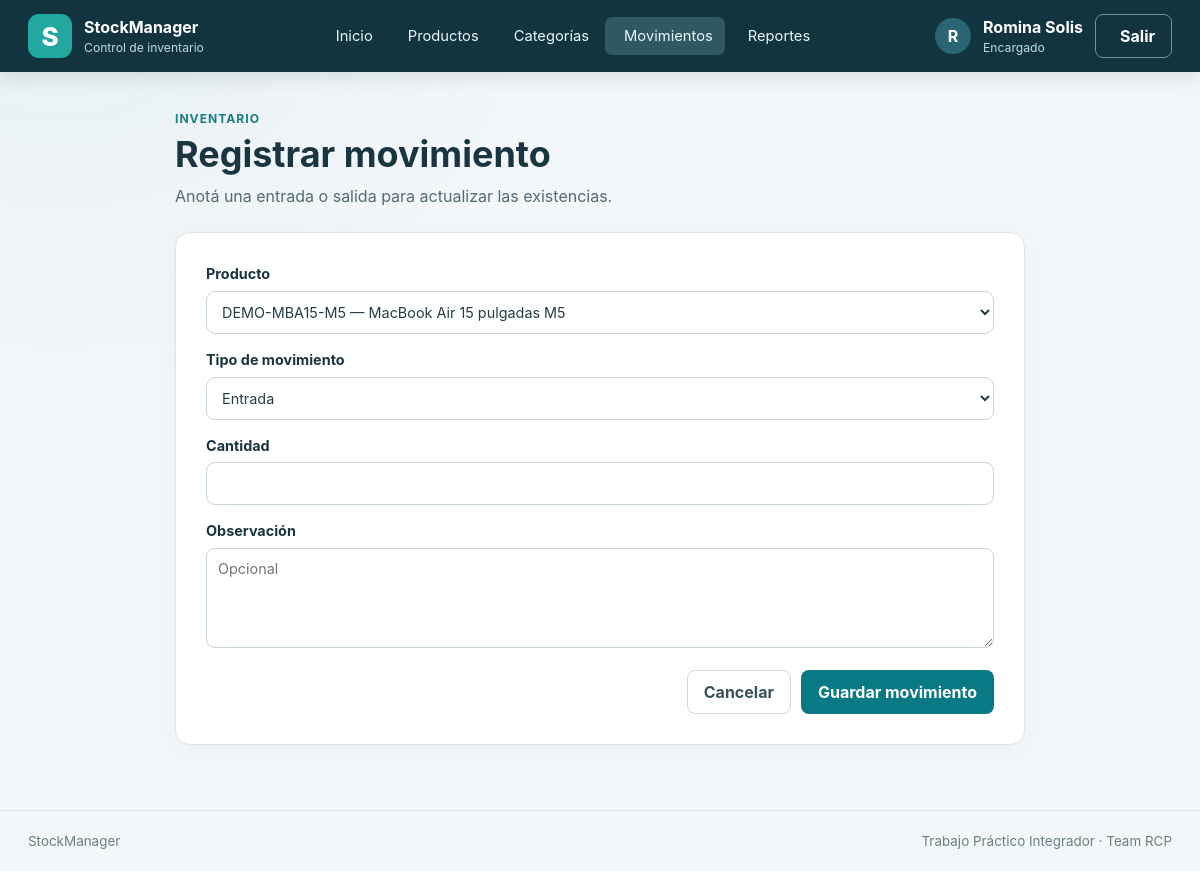
The app's page /movimientos/nuevo (signed in) with its own data.
### app/models.py (models this page shows)
class Usuario(db.Model):
    __tablename__ = "usuarios"
    __table_args__ = (
        db.Index(
            "idx_usuarios_correo_google",
            "correo_google",
            unique=True,
            sqlite_where=db.text("correo_google IS NOT NULL"),
        ),
        db.Index(
            "idx_usuarios_google_sub",
            "google_sub",
            unique=True,
            sqlite_where=db.text("google_sub IS NOT NULL"),
        ),
    )
    id = db.Column(db.Integer, primary_key=True)
    nombre = db.Column(db.Text, nullable=False)
    usuario = db.Column(db.Text, nullable=False, unique=True)
    password_hash = db.Column(db.Text, nullable=False)
    correo_google = db.Column(db.Text(collation="NOCASE"))
    google_sub = db.Column(db.Text)
    rol_id = db.Column(db.Integer, db.ForeignKey("roles.id", ondelete="RESTRICT"), nullable=False)
    activo = db.Column(db.Integer, nullable=False, default=1)
    creado_en = db.Column(db.Text, nullable=False, server_default=db.text("(strftime('%Y-%m-%dT%H:%M:%fZ', 'now'))"))
    rol = db.relationship("Rol")

class Rol(db.Model):
    __tablename__ = "roles"
    id = db.Column(db.Integer, primary_key=True)
    nombre = db.Column(db.Text, nullable=False, unique=True)
    descripcion = db.Column(db.Text, nullable=False)

### app/movimientos/routes.py (the view, shortened to what this page needs)
@bp.route("/nuevo", methods=["GET", "POST"])
@administrador_o_encargado_requerido
def nuevo():
    productos = db.session.scalars(select(Producto).where(Producto.activo == 1).order_by(Producto.nombre)).all()
    return render_template("movimientos/formulario.html", productos=productos)

### app/security.py (called while the page is built)
def csrf_token() -> str:
    if "csrf_token" not in session:
        session["csrf_token"] = secrets.token_urlsafe(32)
    return session["csrf_token"]

def validar_csrf() -> None:
    if request.method in {"POST", "PUT", "PATCH", "DELETE"}:
        actual = session.get("csrf_token", "")
        recibido = request.form.get("csrf_token", "")
        if not actual or not recibido or not hmac.compare_digest(actual, recibido):
            abort(400, description="Token CSRF inválido. Volvé a cargar el formulario.")

def login_requerido(func):
    @wraps(func)
    def wrapper(*args, **kwargs):
        if g.usuario is None:
            return redirect(url_for("auth.login"))
        return func(*args, **kwargs)
    return wrapper

def administrador_o_encargado_requerido(func):
    @wraps(func)
    @login_requerido
    def wrapper(*args, **kwargs):
        if g.usuario.rol.nombre not in {"administrador", "encargado"}:
            abort(403)
        return func(*args, **kwargs)
    return wrapper

### app/templates/movimientos/formulario.html (shortened to what this page needs)
{% extends 'base.html' %}
{% block contenido %}
<section class="form-page">
  <div class="page-heading">
    <div>
      <p class="eyebrow">Inventario</p>
      <h1>Registrar movimiento</h1>
      <p class="page-lead">Anotá una entrada o salida para actualizar las existencias.</p>
    </div>
  </div>
  <div class="panel form-panel">
    {% if not productos %}
    <div class="empty-state">
      {% if g.usuario.rol.nombre == 'administrador' %}
      <p>No hay productos activos. <a class="text-link" href="{{ url_for('productos.nuevo') }}">Crear producto</a>.</p>
      {% else %}
      <p>No hay productos activos. Pedile al administrador que agregue productos antes de registrar movimientos.</p>
      {% endif %}
    </div>
    {% else %}
    <form method="post" class="stack-form">
      <label>Producto
        <select name="producto_id" required>
          {% for p in productos %}<option value="{{ p.id }}">{{ p.codigo }} — {{ p.nombre }}</option>{% endfor %}
        </select>
      </label>
      <label>Tipo de movimiento
        <select name="tipo">
          <option value="ENTRADA">Entrada</option>
        </select>
      </label>
      <label>Cantidad
        <input type="number" name="cantidad" min="1" max="1000000000" required>
      </label>
      <label>Observación
        <textarea name="observacion" maxlength="500" placeholder="Opcional"></textarea>
      </label>
      <div class="form-actions">
        <a class="button button--quiet-dark" href="{{ url_for('movimientos.listar') }}">Cancelar</a>
        <button class="button button--primary" type="submit">Guardar movimiento</button>
      </div>
    </form>
    {% endif %}
  </div>
</section>
{% endblock %}

### app/templates/base.html (shortened to what this page needs)
<!doctype html>
<html lang="es-AR">
<head>
  <link rel="stylesheet" href="{{ url_for('static', filename='css/styles.css') }}">
  <link rel="stylesheet" href="{{ url_for('static', filename='vendor/fontawesome/css/solid.min.css') }}">
  <link rel="stylesheet" href="{{ url_for('static', filename='vendor/sweetalert2/sweetalert2.min.css') }}">
</head>
<body>
  <header class="site-header">
    <div class="header-inner">
      <a class="brand" href="{{ url_for('main.inicio') }}" aria-label="StockManager, ir al inicio">
        <span class="brand-mark" aria-hidden="true">S</span>
        <span class="brand-copy">
          <strong>StockManager</strong>
          <small>Control de inventario</small>
        </span>
      </a>
      {% if g.usuario %}
      <nav class="main-nav" aria-label="Menú principal">
        <a href="{{ url_for('main.inicio') }}" ><span>Inicio</span></a>
        <a href="{{ url_for('productos.listar') }}" ><span>Productos</span></a>
        <a href="{{ url_for('categorias.listar') }}" ><span>Categorías</span></a>
        <a href="{{ url_for('movimientos.listar') }}" {% if request.endpoint and
          request.endpoint.startswith('movimientos.') %}aria-current="page" {% endif %}><span>Movimientos</span></a>
        <a href="{{ url_for('reportes.inicio') }}" ><span>Reportes</span></a>
      </nav>
      <div class="user-menu">
        <span class="user-avatar" aria-hidden="true">{{ g.usuario.nombre[:1]|upper }}</span>
        <span class="user-details">
          <strong>{{ g.usuario.nombre }}</strong>
          <small>{{ g.usuario.rol.nombre|capitalize }}</small>
        </span>
        <form method="post" action="{{ url_for('auth.logout') }}">
          <button class="button button--quiet" type="submit"><span>Salir</span></button>
        </form>
      </div>
      {% endif %}
    </div>
  </header>
  <main class="page-shell">
    {% block contenido %}{% endblock %}
  </main>
  <footer class="site-footer">
    <span>StockManager</span>
    <span>Trabajo Práctico Integrador · Team RCP</span>
  </footer>
</body>
</html>

### app/static/css/styles.css (style rules this page uses)
:root { font-family: system-ui, -apple-system, "Segoe UI", sans-serif; color: #1d3340; background: #f3f7f8; line-height: 1.5; }
* { box-sizing: border-box; }
body { margin: 0; min-height: 100vh; }
a { color: #0a6579; }
button, input, select, textarea { font: inherit; }
button, .button { cursor: pointer; }
.site-header { background: #143743; color: #fff; }
.header-inner { max-width: 1280px; margin: auto; padding: 14px 28px; display: flex; align-items: center; flex-wrap: wrap; gap: 20px; }
.brand { display: inline-flex; align-items: center; gap: 12px; color: inherit; text-decoration: none; }
.brand-mark, .login-aside-mark { display: inline-grid; place-items: center; background: #23a7a1; color: #fff; font-weight: 800; border-radius: 11px; }
.brand-mark { width: 44px; height: 44px; font-size: 26px; }
.brand-copy, .user-details { display: flex; flex-direction: column; }
.brand-copy small, .user-details small { color: #c1d9df; font-size: 0.76rem; }
.main-nav { display: flex; flex-wrap: wrap; align-items: center; gap: 4px; margin: 0 auto; }
.main-nav a { color: #eaf5f7; padding: 8px 12px; border-radius: 7px; text-decoration: none; font-size: 0.92rem; }
.main-nav a:hover, .main-nav a[aria-current="page"] { background: #305764; }
.user-menu { display: flex; align-items: center; gap: 12px; }
.user-avatar { display: grid; place-items: center; width: 36px; height: 36px; border-radius: 50%; background: #2b6574; font-weight: 700; }
.page-shell { max-width: 1220px; min-height: calc(100vh - 155px); margin: 0 auto; padding: 34px 28px 45px; }
.site-footer { max-width: 1220px; margin: auto; padding: 20px 28px; display: flex; justify-content: space-between; gap: 16px; color: #687e87; font-size: 0.84rem; border-top: 1px solid #dce6e9; }
.page-heading { display: flex; justify-content: space-between; align-items: flex-end; flex-wrap: wrap; gap: 18px; margin-bottom: 24px; }
.page-heading h1 { font-size: clamp(1.65rem, 3vw, 2.25rem); line-height: 1.2; margin: 3px 0 8px; }
.page-lead { margin: 0; color: #526c77; }
.eyebrow { margin: 0 0 5px; color: #157e88; font-weight: 700; font-size: 0.76rem; letter-spacing: 0.08em; text-transform: uppercase; }
.button { display: inline-flex; justify-content: center; align-items: center; gap: 8px; min-height: 40px; padding: 9px 16px; border-radius: 8px; border: 1px solid transparent; text-decoration: none; font-weight: 650; white-space: nowrap; }
.button--primary { background: #087985; color: #fff; }
.button--quiet { color: #fff; background: transparent; border-color: #6c939b; }
.button--quiet-dark { color: #37525e; border-color: #c9d9de; background: #fff; }
.panel, .stat-card, .login-card { background: #fff; border: 1px solid #dae6e9; border-radius: 12px; box-shadow: 0 3px 12px rgba(23, 63, 74, 0.04); }
.panel { padding: 24px; margin-bottom: 20px; }
.filter-panel, .inline-form, .form-grid, .stack-form { display: grid; gap: 15px; }
.stack-form { grid-template-columns: 1fr; align-items: start; }
label { display: flex; flex-direction: column; gap: 6px; font-size: 0.9rem; font-weight: 650; }
input, select, textarea { width: 100%; min-height: 43px; padding: 9px 11px; color: #243d49; background: #fff; border: 1px solid #b7cbd1; border-radius: 7px; font-weight: 400; }
textarea { min-height: 100px; resize: vertical; }
.form-actions { display: flex; justify-content: flex-end; flex-wrap: wrap; gap: 10px; align-items: center; margin-top: 7px; }
.form-page { max-width: 850px; margin: auto; }
.form-panel { padding: 30px; }
:root { color: #193541; background: #f4f7fa; font-family: Inter, ui-sans-serif, system-ui, -apple-system, "Segoe UI", sans-serif; }
body { background: radial-gradient(ellipse at 5% 0, rgba(31, 143, 149, 0.055), transparent 32rem), #f4f7fa; }
.site-header { background: #12343f; box-shadow: 0 5px 18px rgba(14, 48, 59, 0.13); }
.main-nav a { display: inline-flex; align-items: center; gap: 7px; }
.page-shell { padding-top: 38px; }
.panel, .stat-card, .login-card { border-color: #dce6ea; border-radius: 15px; box-shadow: 0 5px 20px rgba(23, 63, 74, 0.045); }
.button { transition: background-color 140ms ease, border-color 140ms ease, transform 140ms ease; }
input, select, textarea { border-color: #c5d4d9; border-radius: 9px; }

### records on screen
Usuario: usuario "R", usuario.nombre "Romina Solis"
Rol: usuario.rol.nombre "Encargado"

### other values on screen
form field producto_id "DEMO-MBA15-M5 — MacBook Air 15 pulgadas M5"
